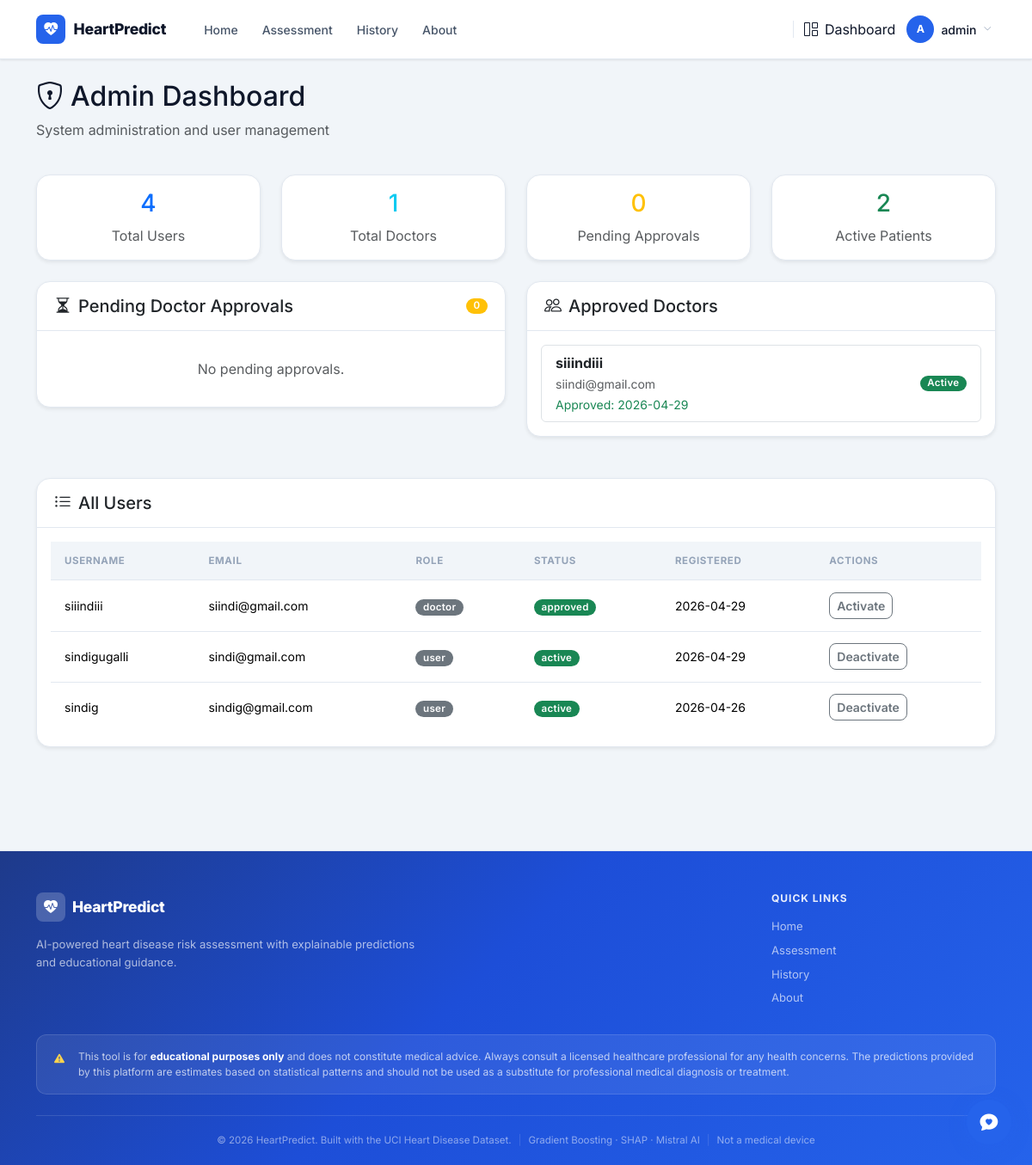
Screenshot of /dashboard/admin (signed in) with the database file from the repository.
### models.py (models this page shows, shortened)
class User(db.Model):
    __tablename__ = "users"
    id           = db.Column(db.Integer, primary_key=True)
    username     = db.Column(db.String(80), unique=True, nullable=False)
    email        = db.Column(db.String(120), unique=True, nullable=False)
    password_hash = db.Column(db.String(256), nullable=False)
    role         = db.Column(db.String(20), nullable=False, default='user')
    status       = db.Column(db.String(20), nullable=False, default='active')
    created_at   = db.Column(db.DateTime, default=datetime.utcnow)
    approved_at  = db.Column(db.DateTime, nullable=True)

### dashboard_routes.py (the view)
@dashboard.route('/admin')
@login_required
@role_required('admin')
def admin_dashboard():
    pending_doctors = User.query.filter_by(role='doctor', status='pending').all()
    approved_doctors = User.query.filter_by(role='doctor', status='approved').all()
    all_users = User.query.filter(User.role != 'admin').order_by(User.created_at.desc()).all()
    stats = {
        'total_users': User.query.count(),
        'total_doctors': User.query.filter_by(role='doctor').count(),
        'pending_approvals': len(pending_doctors),
        'active_users': User.query.filter_by(role='user', status='active').count(),
    }
    return render_template('dashboard/admin_dashboard.html',
                          pending_doctors=pending_doctors,
                          approved_doctors=approved_doctors,
                          all_users=all_users,
                          stats=stats)

### app.py (called while the page is built)
@app.context_processor
def inject_now():
    from datetime import datetime
    return {"now": datetime.now}

### auth.py (called while the page is built)
@login_manager.user_loader
def load_user(user_id):
    from models import User
    return User.query.get(int(user_id))

### templates/dashboard/admin_dashboard.html (shortened to what this page needs)
{% extends "base.html" %}
{% block content %}
<div class="container py-4">
  <div class="row mb-4">
    <div class="col">
      <h2><i class="bi bi-shield-lock me-2"></i>Admin Dashboard</h2>
      <p class="text-muted">System administration and user management</p>
    </div>
  </div>
  <div class="row mb-4">
    <div class="col-md-3">
      <div class="card text-center border-0 shadow-sm">
        <div class="card-body">
          <h3 class="text-primary">{{ stats.total_users }}</h3>
          <p class="text-muted mb-0">Total Users</p>
        </div>
      </div>
    </div>
    <div class="col-md-3">
      <div class="card text-center border-0 shadow-sm">
        <div class="card-body">
          <h3 class="text-info">{{ stats.total_doctors }}</h3>
          <p class="text-muted mb-0">Total Doctors</p>
        </div>
      </div>
    </div>
    <div class="col-md-3">
      <div class="card text-center border-0 shadow-sm">
        <div class="card-body">
          <h3 class="text-warning">{{ stats.pending_approvals }}</h3>
          <p class="text-muted mb-0">Pending Approvals</p>
        </div>
      </div>
    </div>
    <div class="col-md-3">
      <div class="card text-center border-0 shadow-sm">
        <div class="card-body">
          <h3 class="text-success">{{ stats.active_users }}</h3>
          <p class="text-muted mb-0">Active Patients</p>
        </div>
      </div>
    </div>
  </div>
  <div class="row mt-4">
    <div class="col-lg-6">
      <div class="card border-0 shadow-sm">
        <div class="card-header bg-white d-flex justify-content-between align-items-center">
          <h5 class="mb-0"><i class="bi bi-hourglass-split me-2"></i>Pending Doctor Approvals</h5>
          <span class="badge bg-warning">{{ pending_doctors|length }}</span>
        </div>
        <div class="card-body">
          {% if pending_doctors %}
          <div class="list-group">
            {% for doctor in pending_doctors %}
            <div class="list-group-item d-flex justify-content-between align-items-center">
              <div>
                <strong>{{ doctor.username }}</strong>
                <br><small class="text-muted">{{ doctor.email }}</small>
                <br><small class="text-muted">Registered: {{ doctor.created_at.strftime('%Y-%m-%d') }}</small>
              </div>
              <div class="btn-group btn-group-sm">
                <form method="POST" action="{{ url_for('dashboard.approve_doctor', user_id=doctor.id) }}" class="d-inline">
                  <button type="submit" class="btn btn-success">Approve</button>
                </form>
                <form method="POST" action="{{ url_for('dashboard.reject_doctor', user_id=doctor.id) }}" class="d-inline ms-2">
                  <button type="submit" class="btn btn-outline-danger">Reject</button>
                </form>
              </div>
            </div>
            {% endfor %}
          </div>
          {% else %}
          <p class="text-muted text-center py-3 mb-0">No pending approvals.</p>
          {% endif %}
        </div>
      </div>
    </div>
    <div class="col-lg-6">
      <div class="card border-0 shadow-sm">
        <div class="card-header bg-white">
          <h5 class="mb-0"><i class="bi bi-people me-2"></i>Approved Doctors</h5>
        </div>
        <div class="card-body">
          {% if approved_doctors %}
          <div class="list-group">
            {% for doctor in approved_doctors %}
            <div class="list-group-item d-flex justify-content-between align-items-center">
              <div>
                <strong>{{ doctor.username }}</strong>
                <br><small class="text-muted">{{ doctor.email }}</small>
                <br><small class="text-success">Approved: {{ doctor.approved_at.strftime('%Y-%m-%d') if doctor.approved_at else 'N/A' }}</small>
              </div>
              <span class="badge bg-success">Active</span>
            </div>
            {% endfor %}
          </div>
          {% else %}
          <p class="text-muted text-center py-3 mb-0">No approved doctors yet.</p>
          {% endif %}
        </div>
      </div>
    </div>
  </div>
  <div class="row mt-4">
    <div class="col">
      <div class="card border-0 shadow-sm">
        <div class="card-header bg-white">
          <h5 class="mb-0"><i class="bi bi-list-ul me-2"></i>All Users</h5>
        </div>
        <div class="card-body">
          <div class="table-responsive">
            <table class="table table-hover">
              <thead>
                <tr>
                  <th>Username</th>
                  <th>Email</th>
                  <th>Role</th>
                  <th>Status</th>
                  <th>Registered</th>
                  <th>Actions</th>
                </tr>
              </thead>
              <tbody>
                {% for user in all_users %}
                <tr>
                  <td>{{ user.username }}</td>
                  <td>{{ user.email }}</td>
                  <td><span class="badge bg-secondary">{{ user.role }}</span></td>
                  <td>
                    {% if user.status == 'active' %}
                    <span class="badge bg-success">{{ user.status }}</span>
                    {% elif user.status == 'pending' %}
                    <span class="badge bg-warning">{{ user.status }}</span>
                    {% elif user.status == 'approved' %}
                    <span class="badge bg-success">{{ user.status }}</span>
                    {% else %}
                    <span class="badge bg-secondary">{{ user.status }}</span>
                    {% endif %}
                  </td>
                  <td>{{ user.created_at.strftime('%Y-%m-%d') }}</td>
                  <td>
                    {% if user.role != 'admin' %}
                    <form method="POST" action="{{ url_for('dashboard.toggle_user_status', user_id=user.id) }}" class="d-inline">
                      <button type="submit" class="btn btn-sm btn-outline-secondary">
                        {{ 'Deactivate' if user.status == 'active' else 'Activate' }}
                      </button>
                    </form>
                    {% endif %}
                  </td>
                </tr>
                {% endfor %}
              </tbody>
            </table>
          </div>
        </div>
      </div>
    </div>
  </div>
</div>
{% endblock %}

### templates/base.html (shortened to what this page needs)
<!DOCTYPE html>
<html lang="en">
<head>
  <link href="https://cdn.jsdelivr.net/npm/bootstrap@5.3.3/dist/css/bootstrap.min.css" rel="stylesheet"/>
  <link href="https://cdn.jsdelivr.net/npm/bootstrap-icons@1.11.3/font/bootstrap-icons.css" rel="stylesheet"/>
  <link href="https://unpkg.com/aos@2.3.1/dist/aos.css" rel="stylesheet">
</head>
<body>
<nav class="navbar navbar-expand-lg">
  <div class="container">
    <a href="{{ url_for('index') }}" class="navbar-brand">
      <div class="brand-icon"><i class="bi bi-heart-pulse-fill"></i></div>
      HeartPredict
    </a>
    <div class="collapse navbar-collapse" id="navMenu">
      <ul class="navbar-nav me-auto gap-1 ms-3">
        <li class="nav-item">
          <a class="nav-link {% if request.endpoint == 'index' %}active{% endif %}"
             href="{{ url_for('index') }}">Home</a>
        </li>
        {% if current_user.is_authenticated %}
        <li class="nav-item">
          <a class="nav-link {% if request.endpoint == 'predict' %}active{% endif %}"
             href="{{ url_for('predict') }}">Assessment</a>
        </li>
        <li class="nav-item">
          <a class="nav-link {% if request.endpoint == 'history' %}active{% endif %}"
             href="{{ url_for('history') }}">History</a>
        </li>
        <li class="nav-item">
          <a class="nav-link {% if request.endpoint == 'about' %}active{% endif %}"
             href="{{ url_for('about') }}">About</a>
        </li>
        {% endif %}
      </ul>
      {% if current_user.is_authenticated %}
      <div class="d-flex align-items-center gap-2">
        <a href="{{ url_for('dashboard.redirect_dashboard') }}"
           class="nav-link d-none d-lg-flex align-items-center gap-1">
          <i class="bi bi-grid-1x2 me-1"></i>Dashboard
        </a>
        <div class="dropdown">
          <button class="btn btn-link text-decoration-none d-flex align-items-center gap-2 p-1 shadow-none"
                  data-bs-toggle="dropdown" aria-expanded="false"
                  style="color: var(--text);">
            <div class="user-avatar">{{ current_user.username[0] | upper }}</div>
            <span class="d-none d-sm-inline" style="font-size:0.875rem;font-weight:500;">{{ current_user.username }}</span>
            <i class="bi bi-chevron-down" style="font-size:0.6rem;color:var(--text-muted);"></i>
          </button>
        </div>
      </div>
      {% else %}
      <div class="d-flex gap-2 align-items-center ms-lg-3">
        <a href="{{ url_for('auth.login') }}" class="btn btn-nav-login">Login</a>
        <a href="{{ url_for('auth.register') }}" class="btn btn-nav-register">Register</a>
      </div>
      {% endif %}
    </div>
  </div>
</nav>
<main class="pb-5">
  {% block content %}{% endblock %}
</main>
<footer class="footer pt-5 pb-0">
  <div class="container">
    <div class="row g-4 pb-4 justify-content-between align-items-start">
      <div class="col-lg-5 col-md-7">
        <div class="d-flex align-items-center gap-2 mb-3">
          <div class="footer-brand-icon">
            <i class="bi bi-heart-pulse-fill"></i>
          </div>
          <span class="footer-brand-name">HeartPredict</span>
        </div>
        <p class="footer-desc">
          AI-powered heart disease risk assessment with explainable predictions and educational guidance.
        </p>
      </div>
      <div class="col-lg-3 col-md-4">
        <h6 class="footer-heading">Quick Links</h6>
        <ul class="footer-links">
          <li><a href="{{ url_for('index') }}">Home</a></li>
          {% if current_user.is_authenticated %}
          <li><a href="{{ url_for('predict') }}">Assessment</a></li>
          <li><a href="{{ url_for('history') }}">History</a></li>
          {% endif %}
          <li><a href="{{ url_for('about') }}">About</a></li>
        </ul>
      </div>
    </div>
    <div class="footer-disclaimer">
      <i class="bi bi-exclamation-triangle-fill me-2 flex-shrink-0"></i>
      <span>This tool is for <strong>educational purposes only</strong> and does not constitute medical advice. Always consult a licensed healthcare professional for any health concerns. The predictions provided by this platform are estimates based on statistical patterns and should not be used as a substitute for professional medical diagnosis or treatment.</span>
    </div>
    <div class="footer-bottom">
      <span>&copy; {{ now().year }} HeartPredict. Built with the UCI Heart Disease Dataset.</span>
      <span class="footer-bottom-divider">|</span>
      <span>Gradient Boosting &middot; SHAP &middot; Mistral AI</span>
      <span class="footer-bottom-divider">|</span>
      <span class="text-nowrap">Not a medical device</span>
    </div>
  </div>
</footer>
{% if current_user.is_authenticated %}
<div class="chat-fab" id="chatFab">
  <button class="fab-btn" id="chatFabBtn" aria-label="Open Heart Health Assistant">
    <i class="bi bi-chat-heart-fill"></i>
    <span class="pulse-ring"></span>
  </button>
</div>
{% endif %}
</body>
</html>

### rows the page displays
User: username "A", username "admin"
User: username "siiindiii", email "siindi@gmail.com", approved_at "2026-04-29", role "doctor", status "approved", created_at "2026-04-29", status "Activate"
User: username "sindigugalli", email "sindi@gmail.com", role "user", status "active", created_at "2026-04-29", status "Deactivate"
User: username "sindig", email "sindig@gmail.com", role "user", status "active", created_at "2026-04-26", status "Deactivate"

### other values shown
{{ stats.total_users }} "4"
{{ stats.total_doctors }} "1"
{{ stats.pending_approvals }} "0"
{{ stats.active_users }} "2"
{{ pending_doctors|length }} "0"
